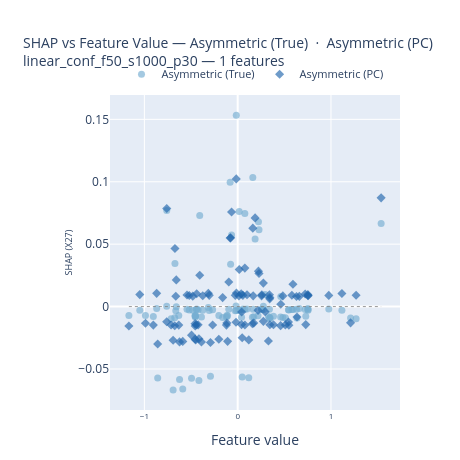
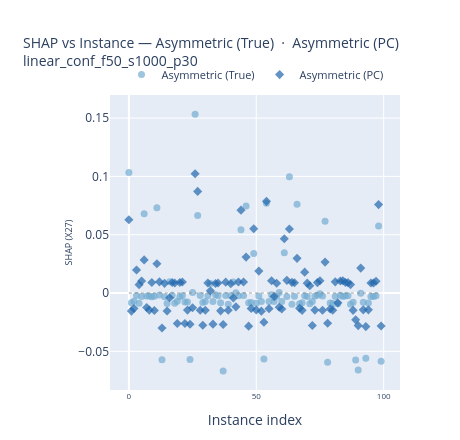
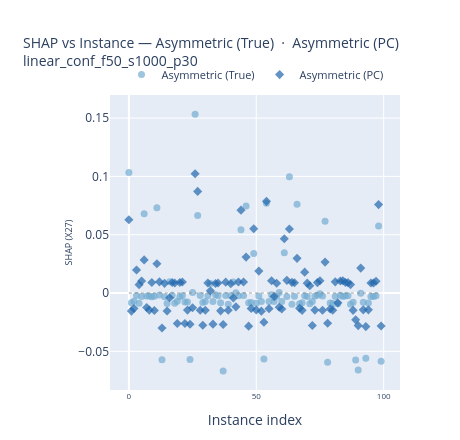

Here is the notebook cell these charts were saved with, in order:
### Code cell
baseline = "Asymmetric (True)"
compared = "Asymmetric (PC)"

# SHAP vs Feature Value
plot_shap_vs_feature(
    shap_data, feature_names, x_test,
    method_1=baseline,
    method_2=compared,
    features=features_names,
    dataset=DATASET,
    save_dir=PLOTS_DIR,
)

# SHAP vs Instance
plot_shap_vs_instance(
    shap_data, feature_names,
    method_1=baseline,
    method_2=compared,
    features=features_names,
    # instance_idx=instance_idx,   # optional — None = all instances
    dataset=DATASET,
    mode="markers",  
    save_dir=PLOTS_DIR, # or "lines+markers"
)
